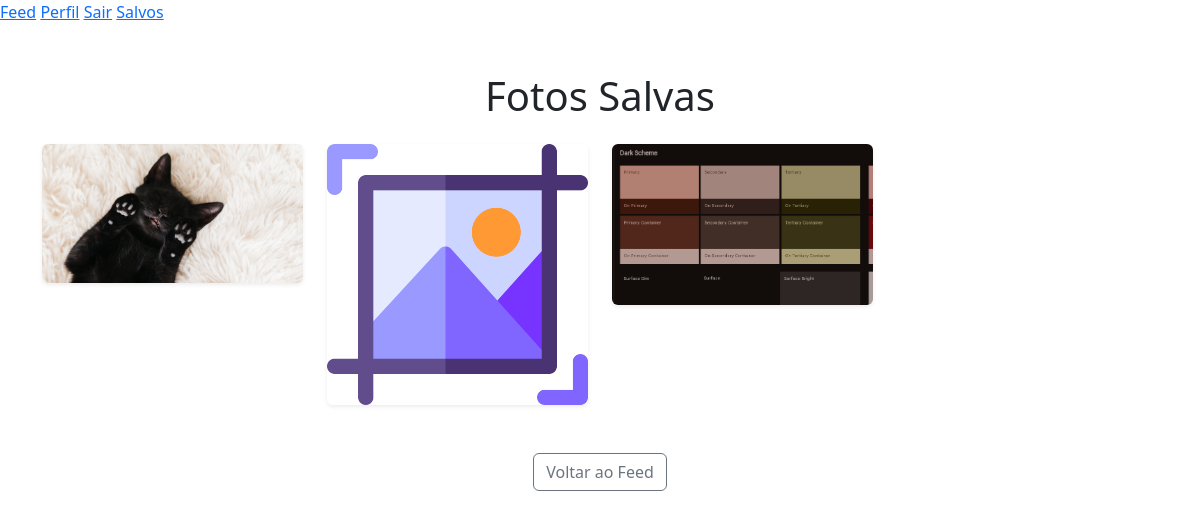
The app's page /savedphotos (signed in) with its own data.
### appflexi/models.py (models this page shows)
class Photo(database.Model):
    id = database.Column(database.Integer, primary_key=True)
    file_name = database.Column(database.String(255), default="default.png")
    upload_date = database.Column(
        database.DateTime(timezone=True),
        nullable=False,
        default=lambda: datetime.now(timezone.utc)
    )
    user_id = database.Column(
        database.Integer,
        database.ForeignKey('user.id'),
        nullable=False
    )

### appflexi/routes.py (the view)
@app.route('/savedphotos')
@login_required
def savedphotos():
    saved = SavedPhoto.query.filter_by(user_id=current_user.id).all()
    saved_photos = [Photo.query.get(item.photo_id) for item in saved]
    return render_template('savedphotos.html', saved_photos=saved_photos)

### appflexi/models.py (called while the page is built)
@login_manager.user_loader
def load_user(user_id):
    return User.query.get(int(user_id))

### appflexi/templates/savedphotos.html (shortened to what this page needs)
{% extends "homepage.html" %}
{% block body %}
    {% include "navbar.html" %}
    <div class="container mt-5">
        <h1 class="text-center mb-4">Fotos Salvas</h1>
        {% if saved_photos %}
            <div class="row">
                {% for photo in saved_photos %}
                    <div class="col-md-3 mb-4">
                        <a href="{{ url_for('profile', user_id=photo.user_id) }}">
                            <img class="img-fluid rounded shadow-sm mb-2" src="{{ url_for('static', filename='saved_photos/' ~ photo.file_name) }}" alt="{{ photo.file_name }}">
                        </a>
                    </div>
                {% endfor %}
            </div>
        {% else %}
            <p class="text-center alert alert-info">Você ainda não salvou nenhuma foto.</p>
        {% endif %}
        <div class="text-center mt-3">
            <a href="{{ url_for('feed') }}" class="btn btn-outline-secondary">Voltar ao Feed</a>
        </div>
    </div>
{% endblock %}

### records on screen
Photo: file_name (picture)
Photo: file_name (placeholder picture)
Photo: file_name (picture)
